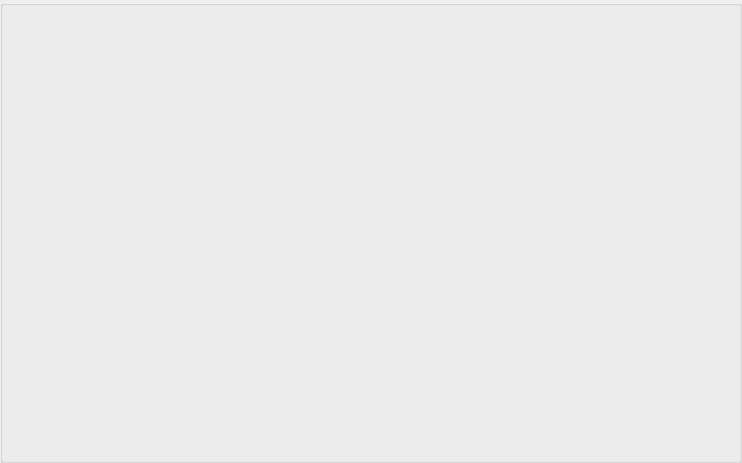
<?xml version="1.0" encoding="UTF-8"?>
<ui version="4.0">
 <class>GroupBox</class>
 <widget class="QGroupBox" name="GroupBox">
  <property name="geometry">
   <rect>
    <x>0</x>
    <y>0</y>
    <width>742</width>
    <height>463</height>
   </rect>
  </property>
  <property name="windowTitle">
   <string>GroupBox</string>
  </property>
 </widget>
 <resources/>
 <connections/>
</ui>
